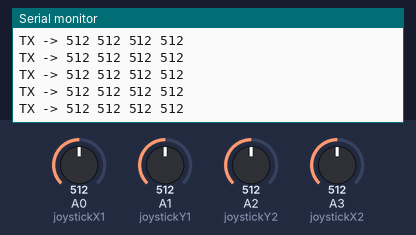
Bench run of a sketch on a simulated Arduino Uno, built with avr-gcc and run on an emulated ATmega328P. Shown: the last lines printed to the serial monitor. Inputs (shaded band) come from the test bench; at power-on: A2 (joystickY2) = 512, A0 (joystickX1) = 512, A1 (joystickY1) = 512, A3 (joystickX2) = 512. No radio packets arrive unless stated.

Above: at 4.2 s.
4.3 s: A2 (joystickY2) set to 105
At 4.32 s:
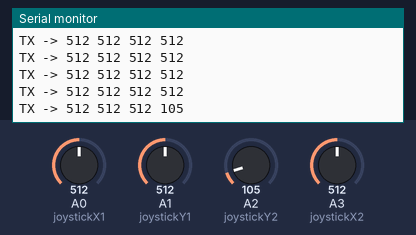
7.3 s: A2 (joystickY2) set to 91
At 7.3 s:
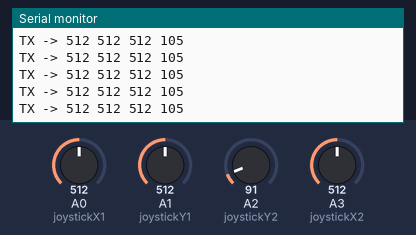
Timing chart, 0 to 10.3 s (numbered marks = the images above; inputs shaded):
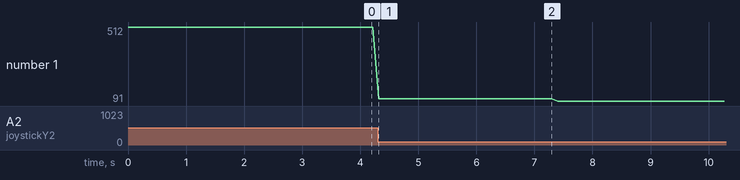

The sketch:

nRF_TX_PScontroller.ino
```cpp
#include <SPI.h>
#include <nRF24L01.h>
#include <RF24.h>

RF24 radio(9, 10); // CE, CSN
const byte address[6] = "00001";

int joystickX1 = A0;
int joystickY1 = A1;
int joystickX2 = A3;
int joystickY2 = A2;

void setup() {
  Serial.begin(9600);

  radio.begin();
  radio.openWritingPipe(address);
  radio.setPALevel(RF24_PA_MIN);
  radio.stopListening(); // TX mode

  pinMode(joystickX1, INPUT);
  pinMode(joystickY1, INPUT);
  pinMode(joystickX2, INPUT);
  pinMode(joystickY2, INPUT);
}

void loop() {
  int xValue1 = analogRead(joystickX1);
  int yValue1 = analogRead(joystickY1);
  int xValue2 = analogRead(joystickX2);
  int yValue2 = analogRead(joystickY2);

  int data[4] = {xValue1, yValue1, xValue2, yValue2};

  radio.write(&data, sizeof(data));

  // Debug print
  Serial.print("TX -> ");
  Serial.print(xValue1); Serial.print(" ");
  Serial.print(yValue1); Serial.print(" ");
  Serial.print(xValue2); Serial.print(" ");
  Serial.println(yValue2);

  delay(100);
}
```

Measured:
- after the input at 4.3 s, the serial monitor: prints a new line at once (image 1)
- plotted number 1: 512 → 105 after the input at 4.3 s, 105 → 91 after the input at 7.3 s
